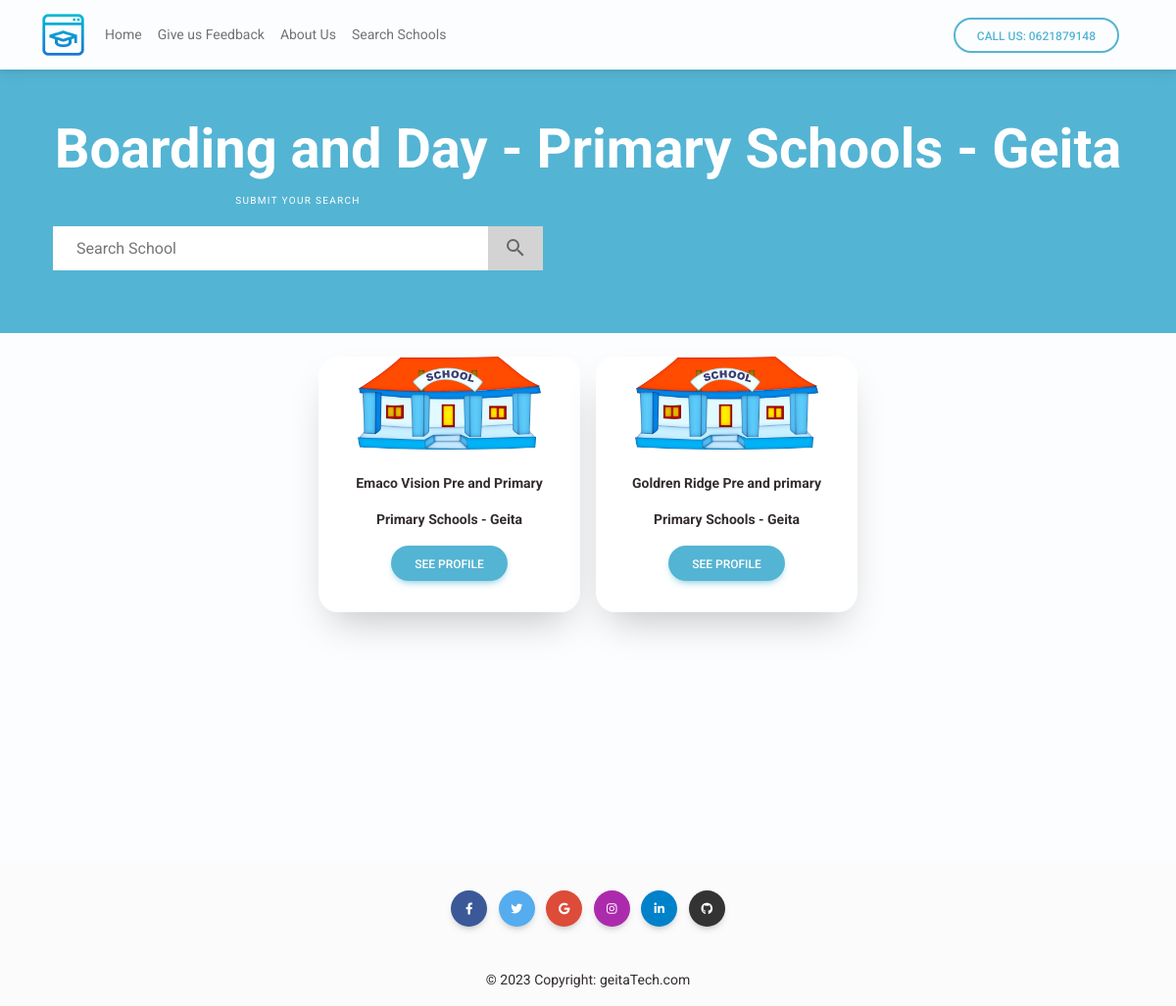
Page /schools/1/ on the committed database.
### core/models.py (models this page shows, shortened)
class SubCategory(models.Model):
    name = models.CharField(max_length=50)
    category = models.ForeignKey(Category, on_delete=models.CASCADE, related_name='subcategory')
    def __str__(self):
        return f'{self.name} - {self.category.name} - {self.category.region.name}'

class Category(models.Model):
    name = models.CharField(max_length=50)
    region = models.ForeignKey(Region, on_delete=models.CASCADE, related_name='regioncategory')
    def __str__(self):
        return f'{self.name} - {self.region.name}'

class Region(models.Model):
    name = models.CharField(max_length=20)

class School(models.Model):
    user = models.OneToOneField(User, related_name='profile', on_delete=models.CASCADE)
    name = models.CharField(max_length=100)
    slug = models.SlugField(blank=True, null=True)
    description = models.TextField()
    region = models.ForeignKey(Region, on_delete=models.CASCADE)
    logo = models.ImageField(upload_to='logos/')
    subcategory = models.ForeignKey(SubCategory, on_delete=models.CASCADE, related_name='schoolsubcat')
    phone_number1 = models.CharField(max_length=255, help_text="nambari ya simu")
    phone_number2 = models.CharField(max_length=255, help_text="nambari ya simu")
    email = models.EmailField(null=True, blank=True)
    whatsapp_number = models.CharField(max_length=255, null=True, help_text="namba ya whatsapp")
    location = models.CharField(max_length=255, help_text="mahali shule ilipo")
    created_at = models.DateTimeField(auto_now_add=True)
    updated = models.DateTimeField(auto_now=True)
    is_verified = models.BooleanField(default=True)
    def get_absolute_url(self):
        return reverse('school_detail', kwargs={'slug': self.slug})

### core/views.py (the view)
# urls.py: path('schools/<int:subcategory_id>/', views.school_sub, name='school-sub'),
def school_sub(request, subcategory_id):
    query = request.GET.get('query', '')
    subcategory = SubCategory.objects.get(id=subcategory_id)
    data = School.objects.filter(Q(subcategory=subcategory, name__icontains=query))
    context = {
        'subcategory':subcategory,
        'data':data
    }
    return render(request, 'schools_subcat.html', context)

### core/templates/schools_subcat.html (shortened to what this page needs)
{% extends 'base.html' %}
{% load static %}
{% block content %}
  <header class="bg-info text-white text-center py-5">
    <div class="container">
      <h1 class="display-4 fw-bold">{{subcategory}}</h1>
      <div class="container mb-3">
        <form method="GET" class="search-form" action=".">
          <div class="wrapper">
            <div class="label">Submit your search</div>
            <div class="searchBar">
              <input id="searchQueryInput" type="text" name="query" placeholder="Search School" value="" />
              <button id="searchQuerySubmit" type="submit" name="searchQuerySubmit" class="mic-wrapper">
              </button>
            </div>
          </div>
        </form>
      </div>
    </div>
  </header>
<div class="container pt-4 mb-14">
    <div class="row g-3 justify-content-center">
        {% for school in data %}
        <div class="col-lg-3">
            <a href="{{school.get_absolute_url}}" class="text-dark">
            <div class="card text-center h-100">
              <div class="image">
                <img src="{{school.logo.url}}" alt="{{ school.name }}" width="70%">
              </div>
                <div class="card-body">
                <div class="card-title">
                    <p>
                        {{school.name}}
                    </p>
                    <p>
                      {{school.subcategory.category}}
                  </p>
                    <button class="btn btn-info btn-rounded">See Profile</button>
                </div>
                </div>
            </div>
            </a>
        </div>
        {% endfor %}
    </div>
</div>
{% endblock %}

### core/templates/base.html (style rules this page uses)
body { font-family: 'Roboto', sans-serif; font-size: 14px; font-weight: 400; line-height: 21px; color: rgba(0, 0, 0, 0.87); background-color: #fcfdff; }
.card { background-color: white; border-radius: 1.25rem; box-shadow: 0 20px 40px -14px rgba(0, 0, 0, 0.25); display: flex; flex-direction: column; overflow: hidden; }
.wrapper { width: 100%; max-width: 31.25rem; }
.label { font-size: .625rem; font-weight: 400; text-transform: uppercase; letter-spacing: +1.3px; margin-bottom: 1rem; }
.searchBar { width: 100%; display: flex; flex-direction: row; align-items: center; }
#searchQueryInput { width: 100%; height: 2.8rem; background: #ffffff; outline: none; border: none; padding: 0 3.5rem 0 1.5rem; font-size: 1rem; }
#searchQuerySubmit { width: 3.5rem; height: 2.8rem; margin-left: -3.5rem; background: none; border: none; outline: none; background-color: #d3d3d3; }
.mic-wrapper { background-color: #28B34B; }

### core/templates/schools_subcat.html (style rules this page uses)
p { font-weight: 700; }

### rows in the picture
SubCategory: name+category "Boarding and Day - Primary Schools - Geita"
School: logo (picture), name "Emaco Vision Pre and Primary", subcategory.category "Primary Schools - Geita"
School: logo (picture), name "Goldren Ridge Pre and primary", subcategory.category "Primary Schools - Geita"
